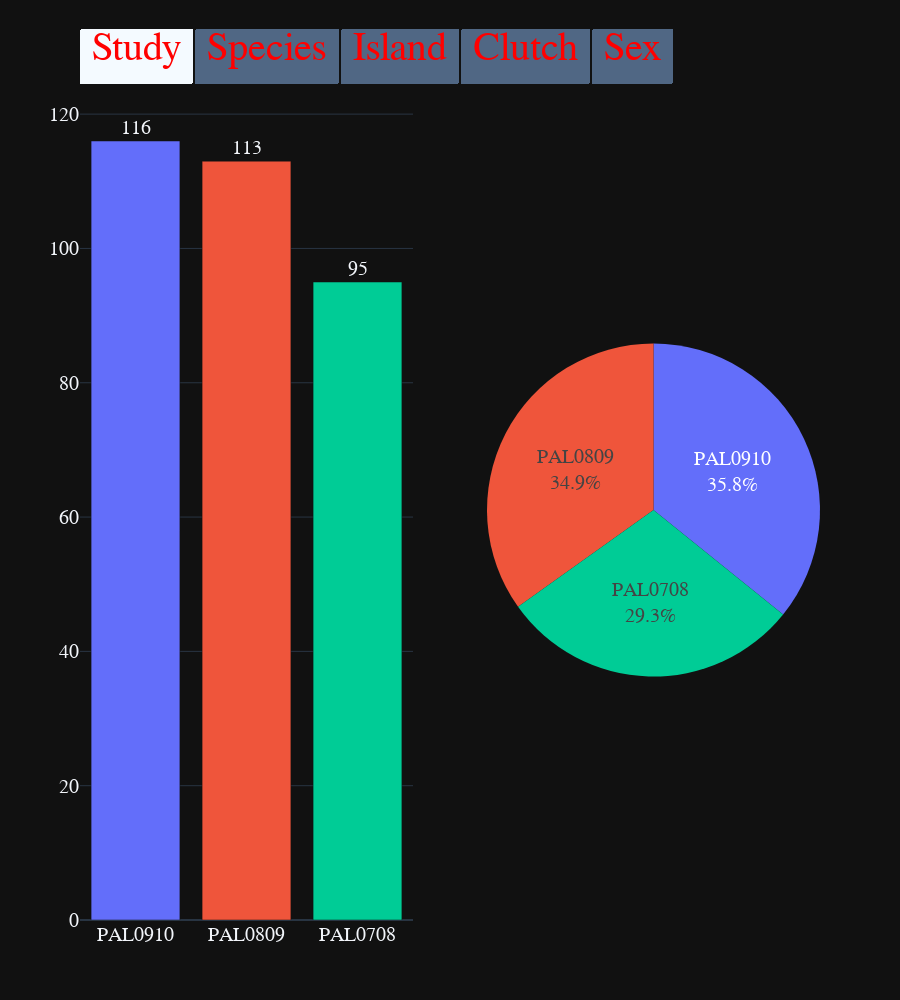

Source (notebook cell):
### Code cell
colors_list = px.colors.qualitative.Plotly
fig = make_subplots(cols=2,specs=[[{},{'type':'domain'}]])
fig.add_trace(go.Pie(labels=temp_na[cat_cols[0]],visible=True,textinfo="percent+label"),row=1,col=2)
fig.add_trace(go.Bar(x=temp_na[cat_cols[0]].value_counts().index,y=temp_na[cat_cols[0]].value_counts(),visible=True,texttemplate="%{y}",textposition="outside",marker=dict(color=colors_list[:temp_na[cat_cols[0]].nunique()])),row=1,col=1)
for col in cat_cols[1:]:
    fig.add_trace(go.Pie(labels=temp_na[col],visible=False,textinfo="percent+label"),row=1,col=2)
    fig.add_trace(go.Bar(y=temp_na[col].value_counts(),x=temp_na[col].value_counts().index,visible=False,texttemplate="%{y}",textposition="outside",marker=dict(color=colors_list[:temp_na[col].nunique()])),row=1,col=1)

col_names_dict=dict(study="Study",species="Species",island="Island",clutch="Clutch",sex="Sex")
buttons = []
for i,col in enumerate(cat_cols):
    visible = [False]*10
    visible[i*2] = True
    visible[i*2+1] = True
    d = dict(method="restyle",label=col_names_dict[col],visible=True,args=[{"visible":visible}])
    buttons.append(d)

buttons
updatemenus = [dict(
    type="buttons",
    direction="left",
    buttons=buttons,
    showactive=True,
    x = 0,
    y = 1.02,
    xanchor="left",
    yanchor="bottom",
    font=dict(size=40,color="red")
)]
fig.update_layout(updatemenus=updatemenus,height=1000,showlegend=False)
fig.show()

### Figure 1 — Plotly figure (JSON) as saved in the notebook; plotly's stock layout.template omitted (floating-point values rounded to 4 significant figures; data arrays with more than 128 entries replaced by an {"elided": "..."} marker saying what was removed)
{"data": [{"domain": {"x": [0.55, 1], "y": [0, 1]}, "labels": {"elided": "324 str values"}, "textinfo": "percent+label", "type": "pie", "visible": true}, {"marker": {"color": ["#636EFA", "#EF553B", "#00CC96"]}, "textposition": "outside", "texttemplate": "%{y}", "type": "bar", "visible": true, "x": ["PAL0910", "PAL0809", "PAL0708"], "xaxis": "x", "y": [116, 113, 95], "yaxis": "y"}, {"domain": {"x": [0.55, 1], "y": [0, 1]}, "labels": {"elided": "324 str values"}, "textinfo": "percent+label", "type": "pie", "visible": false}, {"marker": {"color": ["#636EFA", "#EF553B", "#00CC96"]}, "textposition": "outside", "texttemplate": "%{y}", "type": "bar", "visible": false, "x": ["Adelie", "Gentoo", "Chinstrap"], "xaxis": "x", "y": [139, 118, 67], "yaxis": "y"}, {"domain": {"x": [0.55, 1], "y": [0, 1]}, "labels": {"elided": "324 str values"}, "textinfo": "percent+label", "type": "pie", "visible": false}, {"marker": {"color": ["#636EFA", "#EF553B", "#00CC96"]}, "textposition": "outside", "texttemplate": "%{y}", "type": "bar", "visible": false, "x": ["Biscoe", "Dream", "Torgersen"], "xaxis": "x", "y": [162, 119, 43], "yaxis": "y"}, {"domain": {"x": [0.55, 1], "y": [0, 1]}, "labels": {"elided": "324 str values"}, "textinfo": "percent+label", "type": "pie", "visible": false}, {"marker": {"color": ["#636EFA", "#EF553B"]}, "textposition": "outside", "texttemplate": "%{y}", "type": "bar", "visible": false, "x": ["Yes", "No"], "xaxis": "x", "y": [290, 34], "yaxis": "y"}, {"domain": {"x": [0.55, 1], "y": [0, 1]}, "labels": {"elided": "324 str values"}, "textinfo": "percent+label", "type": "pie", "visible": false}, {"marker": {"color": ["#636EFA", "#EF553B"]}, "textposition": "outside", "texttemplate": "%{y}", "type": "bar", "visible": false, "x": ["FEMALE", "MALE"], "xaxis": "x", "y": [163, 161], "yaxis": "y"}], "layout": {"height": 1000, "showlegend": false, "updatemenus": [{"buttons": [{"args": [{"visible": [true, true, false, false, false, false, false, false, false, false]}], "label": "Study", "method": "restyle", "visible": true}, {"args": [{"visible": [false, false, true, true, false, false, false, false, false, false]}], "label": "Species", "method": "restyle", "visible": true}, {"args": [{"visible": [false, false, false, false, true, true, false, false, false, false]}], "label": "Island", "method": "restyle", "visible": true}, {"args": [{"visible": [false, false, false, false, false, false, true, true, false, false]}], "label": "Clutch", "method": "restyle", "visible": true}, {"args": [{"visible": [false, false, false, false, false, false, false, false, true, true]}], "label": "Sex", "method": "restyle", "visible": true}], "direction": "left", "font": {"color": "red", "size": 40}, "showactive": true, "type": "buttons", "x": 0, "xanchor": "left", "y": 1.02, "yanchor": "bottom"}], "xaxis": {"anchor": "y", "domain": [0, 0.45]}, "yaxis": {"anchor": "x", "domain": [0, 1]}}}
